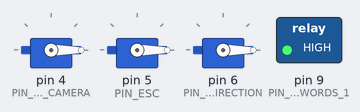
The sketch below on a simulated Arduino Uno, built with avr-gcc and run on an emulated ATmega328P. On the bench: 3 × servo, switched loads named in the sketch (green lamp = pin HIGH).

Above: at 0.1 s.
Timing chart, 0 to 1.6 s (numbered marks = the images above):
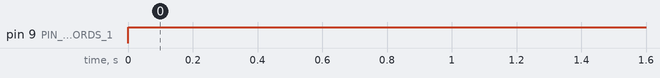

The sketch:

ibusToPWM_CarProject.ino
```cpp
#include <string.h>
#include <Servo.h>
#define IBUS_BUFFSIZE  32
#define IBUS_MAXCHANNELS 6                                                  // we are going to use 4 channels //(ibus protocol suports up to 14 channels //
#define PIN_SERVO_CAMERA 4
#define PIN_ESC 5
#define PIN_SERVO_DIRECTION 6
#define PIN_RELAY_BACKWORDS_1 9


static uint8_t ibusIndex = 0;
static uint8_t ibus[IBUS_BUFFSIZE] = {0};                                  // will save the receved 32bit packet data
static uint16_t rcController[IBUS_MAXCHANNELS] = {0};                      // will save the channel values
static bool rxPacketDone = 0;                                              // will check if the full packet is recived
static uint8_t bitValue = 0;                                               // Temporatry saved readed bite

int ch_width_1;
int ch_width_2;
int ch_width_3;
int ch_width_4;
int ch_width_5;


Servo servoCamera;
Servo ESC;
Servo servoDirection;

void setup(){

  Serial.begin(115200);                                                      //    our recivers suport only 115200 baud rate ( 115200 bits/sec)
  servoCamera.attach(PIN_SERVO_CAMERA);
  ESC.attach(PIN_ESC);
  servoDirection.attach(PIN_SERVO_DIRECTION);
  pinMode(PIN_RELAY_BACKWORDS_1, HIGH);

}

void loop() {

      readData();
      fromArduinoPWM();
      fakeFailsafe();
}

void fakeFailsafe(){                                            // failsaife ^^ //

      if(ch_width_5 > 1300){
         while(ch_width_5 > 1300){
           servoDirection.write(1500);
           servoCamera.writeMicroseconds(1500);
           ESC.writeMicroseconds(1000);
           readData();
        }
       }
       // testing //

}

void fromArduinoPWM(){

       ch_width_1 = map(rcController[0], 1000, 2000, 1000, 2000);          // We dont want our camera to rotate more than 90 degrees
       servoCamera.writeMicroseconds(ch_width_1);
       ch_width_2 = map(rcController[1], 1000,2000,1000,2000);
       ESC.writeMicroseconds(ch_width_2);
       ch_width_3 = map(rcController[3], 1000, 2000, 0, 180);
       servoDirection.write(ch_width_3);
       ch_width_4 = map(rcController[4], 1000, 2000, 1000, 2000);

       if(ch_width_4 > 1600 ){                                              // adding logic for reverce rotation switch because
        digitalWrite(PIN_RELAY_BACKWORDS_1, LOW);                           // we are using one directional ESC
       }
       else if (ch_width_4 < 1400){
        digitalWrite(PIN_RELAY_BACKWORDS_1, HIGH);
       }
}

void readData(){
  rxPacketDone = false;
  if(Serial.available()){
     bitValue = Serial.read();                                              // reading bits
     if( (ibusIndex == 0 && bitValue!=0x20) || (ibusIndex == 1 && bitValue!=0x40) ){  // we are looking for start bites 0x2040 to begin saving data
     return;
     }

     if(ibusIndex == IBUS_BUFFSIZE){                                        // We already hit the end of the packet so we update the rcController values
      ibusIndex = 0;                                                        // setting the index to 0 so we can start reading the next packet
      uint8_t high = 3;
      uint8_t low = 2;
      for(int i = 0 ; i < IBUS_MAXCHANNELS; ++i){
        rcController[i] = (ibus[high]<<8) + ibus[low];
        high+=2;
        low +=2;
        }
        // fake fs
        ch_width_5 = map (rcController[5], 1000, 2000, 1000, 2000);
        //
        ibusIndex  = true;                                                 // Whole packed is readed adn we are done
        return;
      }
      else{
        ibus[ibusIndex] = bitValue;                                        // We hit the start bits and now we are saving the data
        ibusIndex++;
      }

  }
}
```

Measured:
- by itself, pin 9 (PIN_RELAY_BACKWORDS_1): LOW → HIGH at 0.00 s
